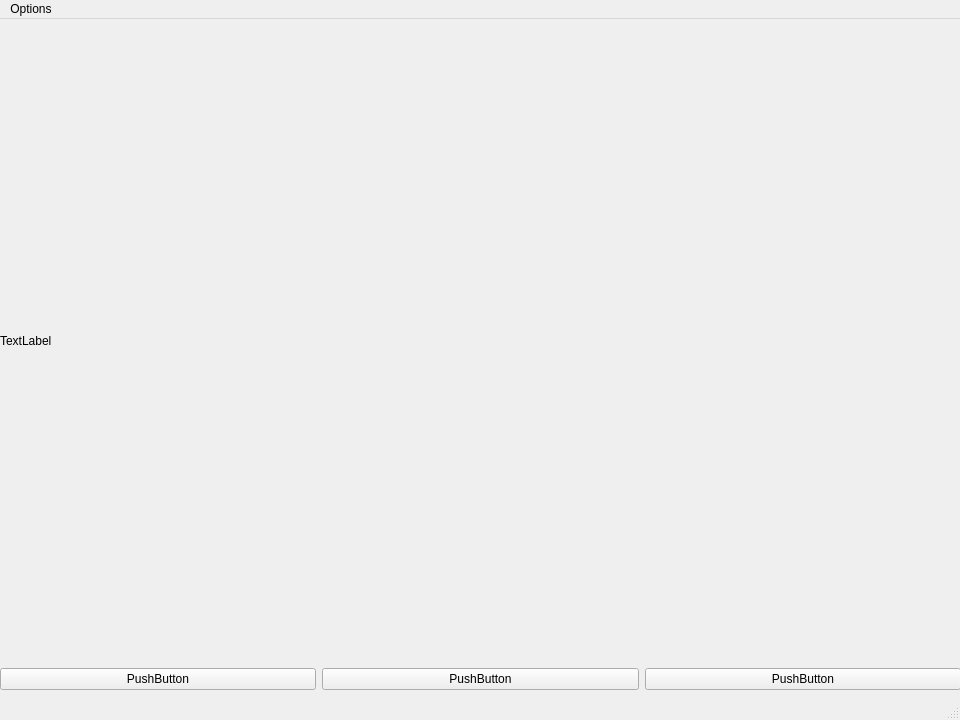
<?xml version="1.0" encoding="UTF-8"?>
<ui version="4.0">
 <class>MainWindow</class>
 <widget class="QMainWindow" name="MainWindow">
  <property name="geometry">
   <rect>
    <x>0</x>
    <y>0</y>
    <width>960</width>
    <height>720</height>
   </rect>
  </property>
  <property name="minimumSize">
   <size>
    <width>960</width>
    <height>720</height>
   </size>
  </property>
  <property name="maximumSize">
   <size>
    <width>960</width>
    <height>720</height>
   </size>
  </property>
  <property name="windowTitle">
   <string>MainWindow</string>
  </property>
  <widget class="QWidget" name="centralwidget">
   <widget class="QWidget" name="gridLayoutWidget">
    <property name="geometry">
     <rect>
      <x>0</x>
      <y>0</y>
      <width>961</width>
      <height>671</height>
     </rect>
    </property>
    <layout class="QGridLayout" name="gridLayout">
     <item row="1" column="0">
      <widget class="QPushButton" name="startstop">
       <property name="text">
        <string>PushButton</string>
       </property>
      </widget>
     </item>
     <item row="1" column="1">
      <widget class="QPushButton" name="captureframe">
       <property name="text">
        <string>PushButton</string>
       </property>
      </widget>
     </item>
     <item row="1" column="2">
      <widget class="QPushButton" name="pushButton_3">
       <property name="text">
        <string>PushButton</string>
       </property>
      </widget>
     </item>
     <item row="0" column="0" colspan="3">
      <widget class="QLabel" name="imageframe">
       <property name="text">
        <string>TextLabel</string>
       </property>
      </widget>
     </item>
    </layout>
   </widget>
  </widget>
  <widget class="QMenuBar" name="menubar">
   <property name="geometry">
    <rect>
     <x>0</x>
     <y>0</y>
     <width>960</width>
     <height>21</height>
    </rect>
   </property>
   <widget class="QMenu" name="menuOptions">
    <property name="title">
     <string>Options</string>
    </property>
    <addaction name="actionQuit"/>
   </widget>
   <addaction name="menuOptions"/>
  </widget>
  <widget class="QStatusBar" name="statusbar"/>
  <action name="actionQuit">
   <property name="text">
    <string>Quit</string>
   </property>
  </action>
 </widget>
 <resources/>
 <connections/>
</ui>
